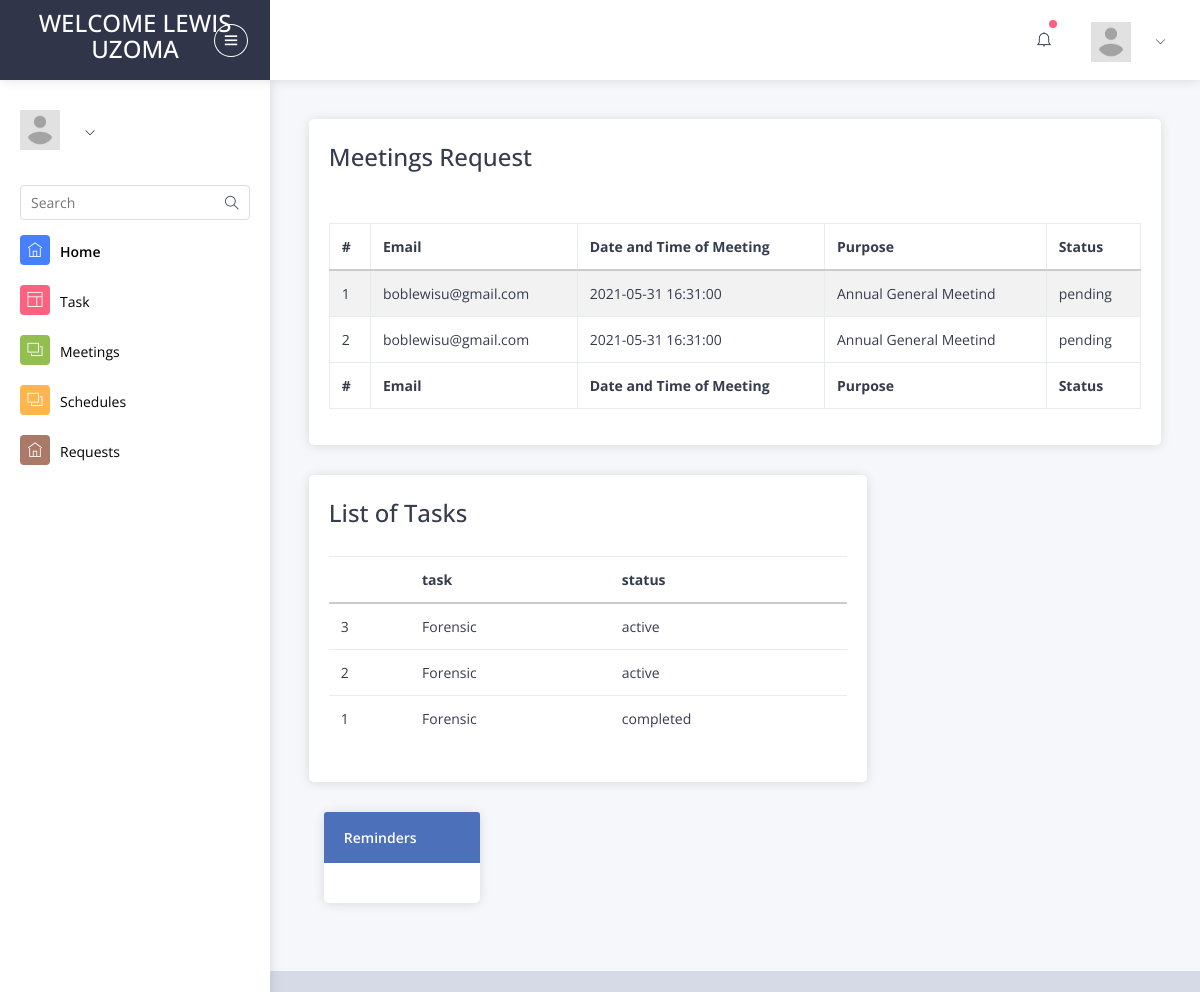
Page /pages/staff_dash.php (signed in) on the committed database.
### tables this page shows
CREATE TABLE `meetingrequest` (
  `id` int(11) NOT NULL,
  `userId` int(11) NOT NULL,
  `staffemail` varchar(255) NOT NULL,
  `purpose` varchar(255) NOT NULL,
  `meetingDate` date NOT NULL,
  `meetingTime` time NOT NULL,
  `status` varchar(255) NOT NULL
);

CREATE TABLE `listtask` (
  `taskid` int(11) NOT NULL,
  `userId` int(11) NOT NULL,
  `createdBy` int(11) NOT NULL,
  `title` varchar(255) NOT NULL,
  `details` varchar(255) NOT NULL,
  `deadline` date NOT NULL,
  `startTime` date DEFAULT NULL,
  `createdOn` datetime NOT NULL DEFAULT CURRENT_TIMESTAMP,
  `status` varchar(255) NOT NULL
);

### config/Connection.php (called while the page is built, shortened)
<?php
class Connection {
	private $pdo;
	private $dsn;
	private $DB_HOST = "localhost";
	private $DB_USER = "root";
	private $DB_PASSWORD = "";
	private $DB_NAME = "meeting_db";
	private $charset = "utf8";
	function __construct() {
		$this->dsn = "mysql:host=".$this->DB_HOST.";dbname=".$this->DB_NAME.";charset=".$this->charset."";
	}
	public function open_connection() {
		$opt = [
		    \PDO::ATTR_ERRMODE            => \PDO::ERRMODE_EXCEPTION,
		    \PDO::ATTR_DEFAULT_FETCH_MODE => \PDO::FETCH_OBJ,
		    \PDO::ATTR_EMULATE_PREPARES   => false,
		];
		$this->pdo = new \PDO($this->dsn, $this->DB_USER, $this->DB_PASSWORD, $opt);
		return $this->pdo;
	}
	public function query($sql="")
	{
		return $this->pdo->query($sql);
	}
	public function preparedStatement($sql, $args = NULL)
	{
	    if (!$args)
	    {
	         return $this->query($sql);
	    }
	    $stmt = $this->pdo->prepare($sql);
	    $stmt->execute($args);
	    return $stmt;
	}
}

### includes/Meeting.php (called while the page is built, shortened)
<?php
class Meeting
{
	function __construct($pdo) {
    	$this->pdo = $pdo;
  	}
	public function meetingRequests($sql, $args=NULL){
		return $this->pdo->preparedStatement($sql, $args)->fetchAll();
	}
}

### includes/Tasks.php (called while the page is built, shortened)
<?php
class Tasks
{
	function __construct($pdo) {
    	$this->pdo = $pdo;
  	}
	public function allTasks($sql, $args=NULL){
		return $this->pdo->preparedStatement($sql, $args)->fetchAll();
	}
}

### pages/staff_dash.php (the view, shortened to what this page needs)
<?php require_once("../config/initialize.php");
$functions = new Functions;
$pdo = new Connection;
$meeting = new Meeting($pdo);
if(empty($_SESSION["user_token"])) {
	$functions->redirect_to("staff.php");
} else {
?>
<!DOCTYPE html>
<html lang="en">
   <head>
      <link rel="stylesheet" type="text/css" href="assets/css/bootstrap/css/bootstrap.min.css">
      <link rel="stylesheet" type="text/css" href="assets/icon/themify-icons/themify-icons.css">
      <link rel="stylesheet" type="text/css" href="assets/icon/icofont/css/icofont.css">
      <link rel="stylesheet" type="text/css" href="assets/css/style.css">
      <link rel="stylesheet" type="text/css" href="assets/css/jquery.mCustomScrollbar.css">
   </head>
   <body>
      <div id="pcoded" class="pcoded">
      <div class="pcoded-container navbar-wrapper">
      <nav class="navbar header-navbar pcoded-header">
         <div class="navbar-wrapper">
            <div class="navbar-logo">
               <a class="mobile-menu" id="mobile-collapse" href="#!">
               <i class="ti-menu"></i>
               </a>
               <a href="#">
                  <h4>Welcome <?php echo $_SESSION['userType']; ?></h4>
               </a>
            </div>
            <div class="navbar-container container-fluid">
               <ul class="nav-right">
                  <li class="header-notification">
                     <a href="#!">
                     <i class="ti-bell"></i>
                     <span class="badge bg-c-pink"></span>
                     </a>
                  </li>
                  <li class="user-profile header-notification">
                     <a href="#!">
                     <img src="../images/avatar.jpg" class="img-radius" alt="User-Profile-Image">
                     <i class="ti-angle-down"></i>
                     </a>
                  </li>
               </ul>
            </div>
         </div>
      </nav>
      <div class="pcoded-main-container">
         <div class="pcoded-wrapper">
            <nav class="pcoded-navbar">
               <div class="pcoded-inner-navbar main-menu">
                  <div class="">
                     <div class="main-menu-header">
                        <img class="img-40 img-radius" src="../images/avatar.jpg" alt="User-Profile-Image">
                        <div class="user-details">
                           <span id="more-details"><i class="ti-angle-down"></i></span>
                        </div>
                     </div>
                  </div>
                  <div class="pcoded-search">
                     <div class="pcoded-search-box ">
                        <input type="text" placeholder="Search">
                        <span class="search-icon"><i class="ti-search" aria-hidden="true"></i></span>
                     </div>
                  </div>
                  <ul class="pcoded-item pcoded-left-item">
                  <li class="active">
                     <a href="staff_dash.php">
                     <span class="pcoded-micon"><i class="ti-home"></i><b>D</b></span>
                     <span class="pcoded-mtext" data-i18n="nav.dash.main">Home</span>
                     </a>
                  </li>
                  <li class="">
                     <a href="staff_task.php">
                     <span class="pcoded-micon"><i class="ti-layout"></i></span>
                     <span class="pcoded-mtext"  data-i18n="nav.basic-components.main">Task</span>
                     </a>
                    </li>
                  <li>
                     <a href="staff_meetings.php">
                     <span class="pcoded-micon"><i class="ti-layers"></i><b>FC</b></span>
                     <span class="pcoded-mtext" data-i18n="nav.form-components.main">Meetings</span>
                     </a>
                  </li>
                  <li>
                     <a href="staff_schedules.php">
                     <span class="pcoded-micon"><i class="ti-layers"></i><b>FC</b></span>
                     <span class="pcoded-mtext" data-i18n="nav.form-components.main">Schedules</span>
                     </a>
                  </li>
                  <li class="">
					<a href="staff_requests.php">
					<span class="pcoded-micon"><i class="ti-home"></i><b>D</b></span>
					<span class="pcoded-mtext" data-i18n="nav.dash.main">Requests</span>
					</a>
				  </li>
                 </ul>
               </div>
            </nav>
            <div class="pcoded-content">
               <div class="pcoded-inner-content">
                  <div class="main-body">
                     <div class="page-wrapper">
                        <div class="page-body">
                           <div class="row">
                           	<div class="col-md-12">
                           		<div class="card">
                           			<div class="card-header">
                           				<h4>Meetings Request</h4>
                           			</div>
                           			<div class="card-body">
                           				<table id="zctb" class="display table table-striped table-bordered table-hover" cellspacing="0" width="100%">
						                  <thead>
						                    <tr>
						                    <th>#</th>
						                      <th> Email</th>
						                      <th>Date and Time of Meeting </th>
						                    <th>Purpose</th>
						                    <th>Status</th>
						                    </tr>
						                  </thead>
						                  <tfoot>
						                    <tr>
						                    <th>#</th>
						                      <th> Email</th>
						                      <th>Date and Time of Meeting </th>
						                    <th>Purpose</th>
						                    <th>Status</th>
						                    </tr>
						                  </tfoot>
						                  <tbody>
						                  <?php
						$cnt = 1;
						if($results = $meeting->meetingRequests("SELECT `staffemail`, `purpose`, `meetingDate`, `meetingTime`, `status` FROM `meetingrequest` WHERE `staffemail`=?", [$_SESSION['userEmail']]))
						{
						foreach($results as $result)
						{
							?>
						                    <tr>
						                      <td><?php echo htmlentities($cnt);?></td>
						                      <td><?php echo $result->staffemail;?></td>
						                      <td><?php echo htmlentities($result->meetingDate).' '.$result->meetingTime;?></td>
						                      <td><?php echo $result->purpose;?></td>
						                      <td><?php echo $result->status;?></td>
						                    </tr>
						                    <?php $cnt=$cnt+1; }} ?>
						                  </tbody>
						                </table>
                           			</div>
                           		</div>
                           	</div>
                              <div class="col-md-12 col-xl-8">
                                 <div class="card">
                                    <div class="card-header">
                                       <h4>List of Tasks</h4>
                                       <form method="post" action="stud_dashboard.php">
                                       <table class="table">
                                       <thead>
                                          <tr>
                                             <th scope="col"></th>
                                             <th scope="col">task</th>
                                             <th scope="col">status</th>
                                             <?php
                                             $pdo = new Connection;
                                             $tasks = new Tasks($pdo);
                                             $res = $tasks->allTasks("SELECT * FROM  listtask ORDER BY taskid DESC");
                                                foreach($res as $result) {
                                                echo "<tr><td>" . $result->taskid. "</td><td>" . $result->title . "</td><td>"
                                                . $result->status. "</td></tr>";
                                                }
                                                echo "</table>";
                                                ?>
                                    </div>
                                 </div>
                                 <div class="col-md-12 col-xl-4 ">
                                 <div class="card fb-card">
                                 <div class="card-header">
                                 <div class="d-inline-block">
                                 <h5>Reminders</h5>
                                 </div>
                                 </div>
                                 <div class="card-block text-center">
                                 </div>
                                 </div>
                                 </div>
                              </div>
                           </div>
                        </div>
                     </div>
                  </div>
               </div>
            </div>
         </div>
      </div>
   </body>
</html>
<?php } ?>

### rows in the picture
meetingrequest: staffemail "boblewisu@gmail.com", meetingDate "2021-05-31", meetingTime "16:31:00", purpose "Annual General Meetind", status "pending"
meetingrequest: staffemail "boblewisu@gmail.com", meetingDate "2021-05-31", meetingTime "16:31:00", purpose "Annual General Meetind", status "pending"
listtask: taskid "3", title "Forensic", status "active"
listtask: taskid "2", title "Forensic", status "active"
listtask: taskid "1", title "Forensic", status "completed"

### other values in the picture
$_SESSION['userType'] "LEWIS UZOMA"
